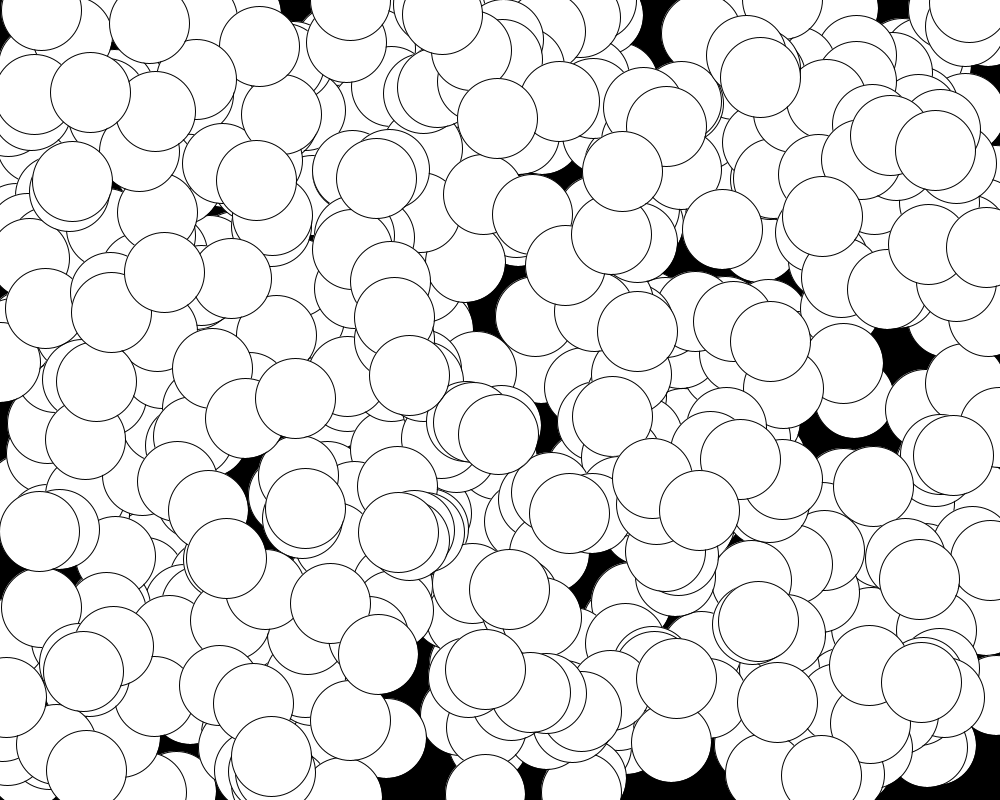
Frame 1 (no input)
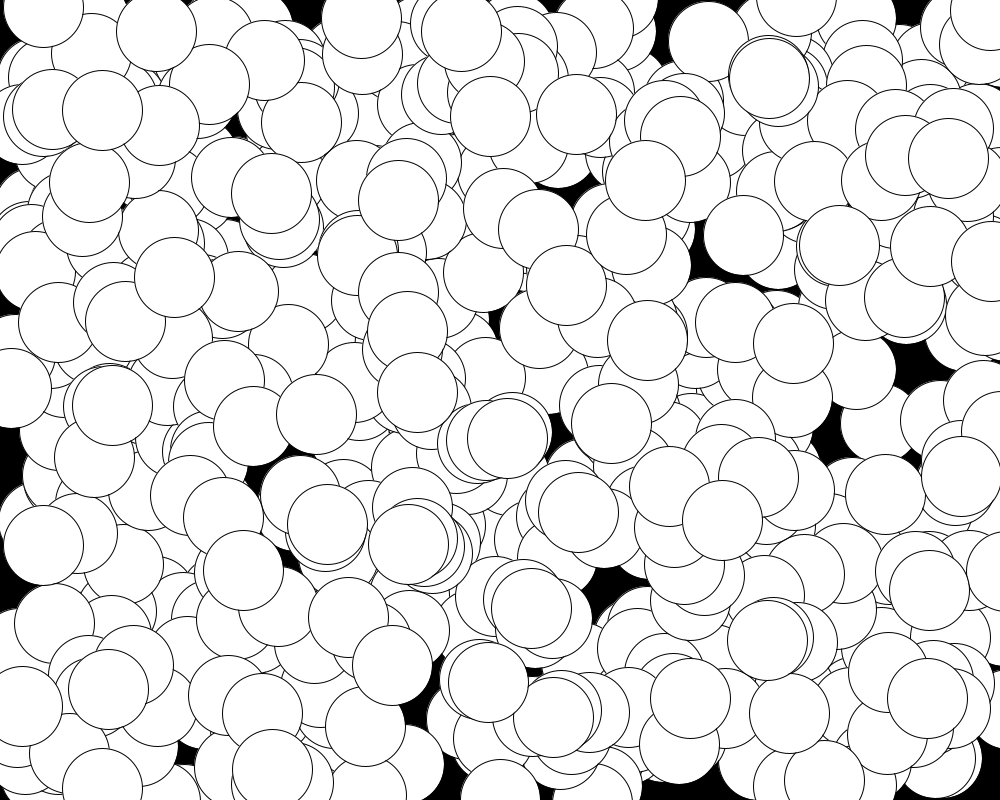
Frame 60 (the mouse pressed at the canvas centre just before this capture)
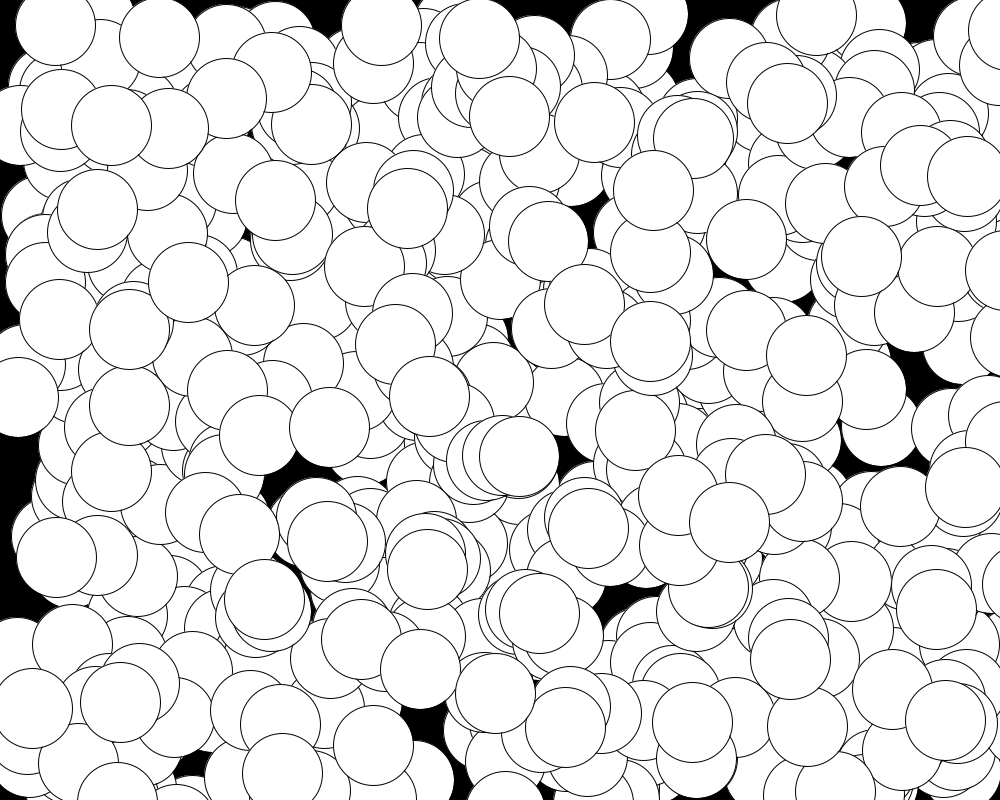
Frame 120 (the mouse held since frame 60 and released just before this capture)

The Processing sketch that drew these frames (run headless with seeded random() and noise(); from frame 60 on, the mouse is pressed at the canvas centre):

// Processing sketch: random_walk2
// ── random_walk2.pde
walker[] walker1=new walker[600];
float[] x1=new float[600];
float[] y1=new float[600];
float r1=80;
void setup()
{
 size(1000,800);
 for(int i=0;i<=walker1.length-1;i++)
 {
   x1[i]=int(random(0,1000));
   y1[i]=int(random(0,800));
 }
 }
void draw()
{
  background(0);
 for(int i=0;i<=walker1.length-1;i++)
 {
   walker1[i]=new walker(i,r1);
   walker1[i].laction();
   walker1[i].show();
 }
}
// ── walker.pde
class walker
{
  int i;
  float r;
  float random;
  walker(int i_,float r_)
  {
    i=i_;
    r=r_;
  }
  
  void laction()
  {
    random=random(2);
    if(random<0.6) {x1[i]++;y1[i]++;}
    else 
    if(random<0.8) y1[i]--;
    else
    if(random<1) y1[i]++;
    else
    if(random<1.2) x1[i]--;
    else
    if(random<1.4) x1[i]++;
    else
    if(random<1.6) {x1[i]--;y1[i]--;}
    else
    if(random<1.8) {x1[i]++;y1[i]--;}
    else
    if(random<2) {x1[i]--;y1[i]++;}
  }
  
  void show()
  {
    ellipse(x1[i],y1[i],r,r);
  }
}
